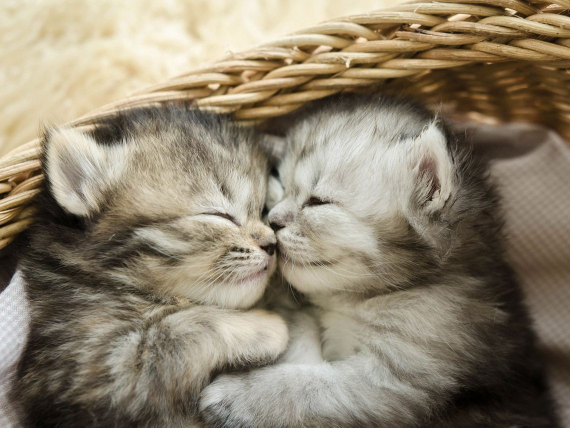
#> input picture OpenCV/gatitos.jpg, 1140 x 855 px (shown at 1/2 size)
$ python OpenCv.py
#> lines starting #> are read from the running program, lines starting #| are printed output that depends on the picture; after the words box and inside, x2 and y2 are one past the last pixel; in counts of white or black regions, pixels touching at a corner belong together
import cv2
import numpy as np


img = cv2.imread("gatitos.jpg")
#> img is the input picture: shape (855, 1140, 3); mean B, G, R 111.1, 131, 141.8
imgr = img
img = cv2.resize(img,(300,200))
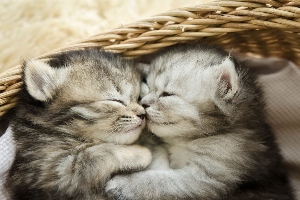
#> img: shape (200, 300, 3); mean B, G, R 111, 130.9, 141.7
imgr = cv2.resize(img,(300,200))
imgGray = cv2.cvtColor(img, cv2.COLOR_BGR2GRAY)
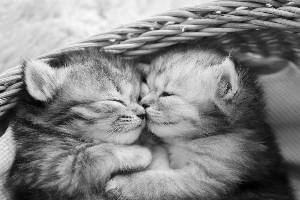
#> imgGray: shape (200, 300); min 0, max 249, mean 131.9
kernel = np.ones((5,5), np.uint8)
imgCanny = cv2.Canny(img, 100, 80)
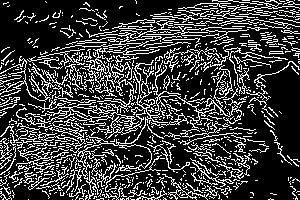
#> imgCanny: shape (200, 300); 23.7% white in thin lines or dots
imgDialation = cv2.dilate(imgCanny, kernel, iterations=1)
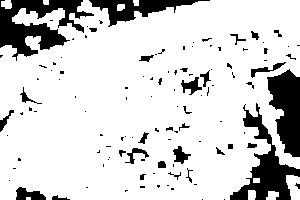
#> imgDialation: shape (200, 300); 83.2% white; 114 black regions (82 under 20 px), largest, box (x1, y1, x2, y2) and area: (0, 0, 94, 61) 2627, (230, 103, 300, 200) 2108, (267, 69, 300, 157) 1934
imgEroded = cv2.erode(imgDialation,kernel,iterations=1)
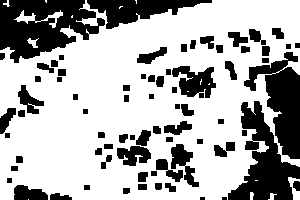
#> imgEroded: shape (200, 300); 68.5% white; 74 black regions (2 under 20 px), largest, box (x1, y1, x2, y2) and area: (0, 0, 105, 63) 4064, (228, 101, 300, 200) 3198, (244, 52, 300, 159) 2900
import cv2
import numpy as np
cv2.rectangle(imgr,(130,230),(30,60),(230,186,31),cv2.FILLED)
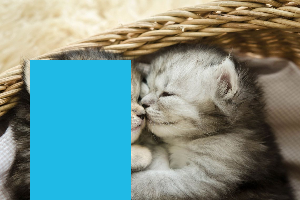
#> imgr: shape (200, 300, 3); mean B, G, R 138.2, 143.8, 116.2


cv2.imshow("Imagen Normal", img) #Imagen Normal
cv2.imshow("Imagen con rectangulo",imgr)#Imagen Dibujo rectangulo tapando primer gato
cv2.imshow("Imagen en escala de grises", imgGray) #Imagen en Escala de Grises
cv2.imshow("Bordes de la imagen ", imgCanny) #Imagen con bordes
cv2.imshow("Bordes gruesos de la imagen ", imgDialation) # Imagen con bordes gruesos
cv2.imshow("Bordes delgados de la imagen ", imgEroded)#Imagen con bordes delgados
cv2.waitKey(0)
